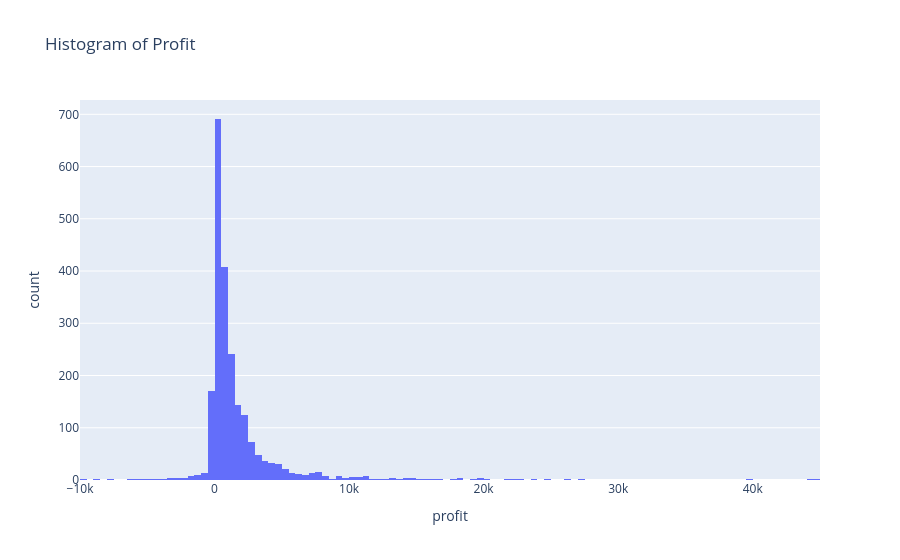

This figure's notebook cell:
### Code cell
figg = px.histogram(dc[['profit', 'z_score']], x='profit', title="Histogram of Profit")
figg.show()

### Figure 1 — Plotly figure (JSON) as saved in the notebook; plotly's stock layout.template omitted (floating-point values rounded to 4 significant figures; data arrays with more than 128 entries replaced by an {"elided": "..."} marker saying what was removed)
{"data": [{"bingroup": "x", "hovertemplate": "profit=%{x}<br>count=%{y}<extra></extra>", "legendgroup": "", "marker": {"color": "#636efa", "pattern": {"shape": ""}}, "name": "", "orientation": "v", "showlegend": false, "type": "histogram", "x": {"elided": "2220 float values"}, "xaxis": "x", "yaxis": "y"}], "layout": {"barmode": "relative", "legend": {"tracegroupgap": 0}, "title": {"text": "Histogram of Profit"}, "xaxis": {"anchor": "y", "domain": [0, 1], "title": {"text": "profit"}}, "yaxis": {"anchor": "x", "domain": [0, 1], "title": {"text": "count"}}}}
